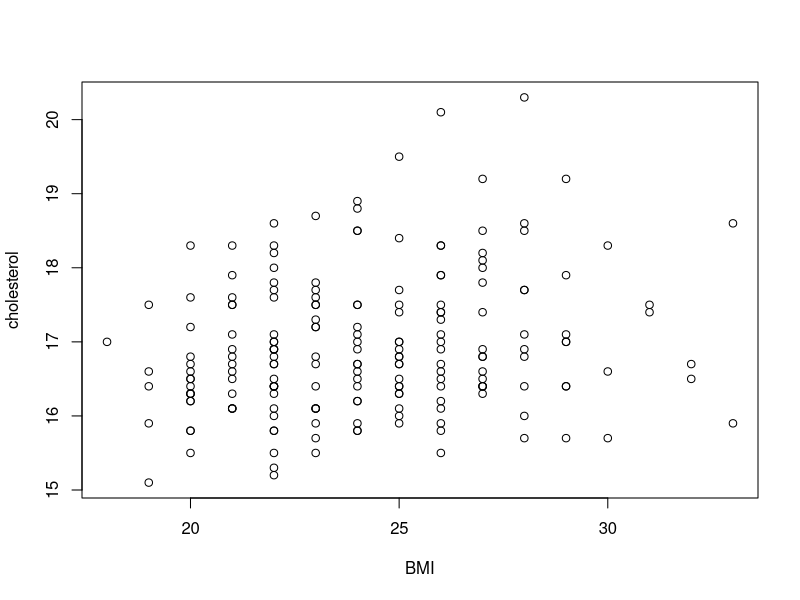
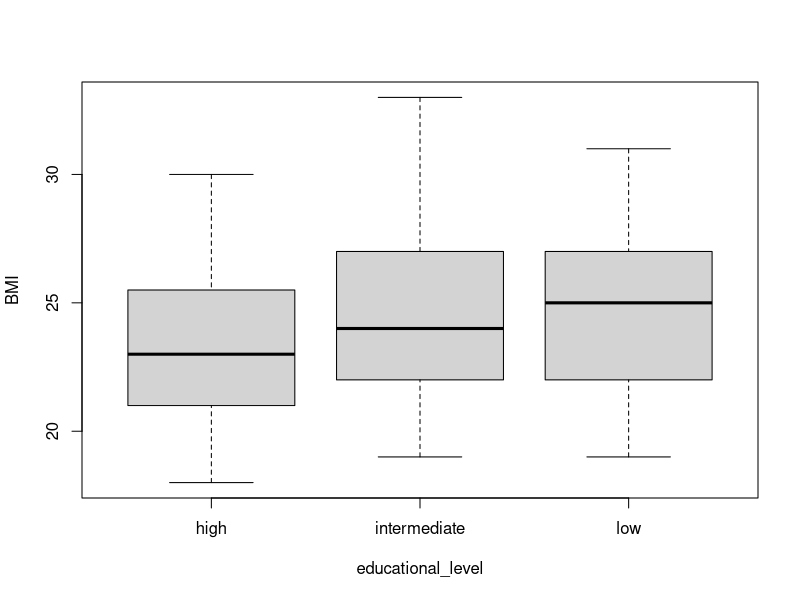
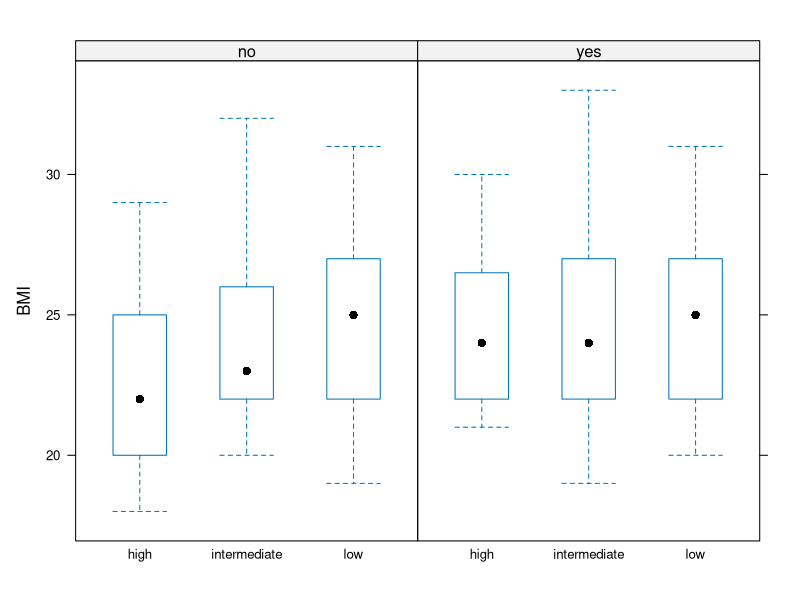

Write the R code that produced these figures, in order.
### R code from vignette source '12_basic_course_on_R_testing2.Rnw'

###################################################
### code chunk number 1: 12_basic_course_on_R_testing2.Rnw:29-32
###################################################
babies <- read.csv("R_data_January2015.csv",header=T,row.names=1)
names(babies)
attach(babies)


###################################################
### code chunk number 2: 12_basic_course_on_R_testing2.Rnw:71-72
###################################################
plot(BMI,cholesterol)


###################################################
### code chunk number 3: 12_basic_course_on_R_testing2.Rnw:75-78
###################################################
cor(BMI, cholesterol)
cor(BMI, cholesterol, method="spearman")
cor.test(BMI,cholesterol)


###################################################
### code chunk number 4: 12_basic_course_on_R_testing2.Rnw:81-82
###################################################
cor.test(BMI,cholesterol, method="spearman")


###################################################
### code chunk number 5: 12_basic_course_on_R_testing2.Rnw:132-134
###################################################
baby_aov1 <- aov(BMI ~ educational_level)
summary(baby_aov1)


###################################################
### code chunk number 6: 12_basic_course_on_R_testing2.Rnw:140-141
###################################################
boxplot(BMI~educational_level)


###################################################
### code chunk number 7: 12_basic_course_on_R_testing2.Rnw:146-147
###################################################
TukeyHSD(baby_aov1)


###################################################
### code chunk number 8: 12_basic_course_on_R_testing2.Rnw:156-158
###################################################
baby_aov2 <- aov(BMI ~ educational_level * iodine_deficiency)
summary(baby_aov2)


###################################################
### code chunk number 9: 12_basic_course_on_R_testing2.Rnw:160-161
###################################################
library(lattice)


###################################################
### code chunk number 10: 12_basic_course_on_R_testing2.Rnw:164-165
###################################################
bwplot(BMI ~ educational_level|iodine_deficiency)


###################################################
### code chunk number 11: 12_basic_course_on_R_testing2.Rnw:170-172
###################################################
baby_aov2 <- aov(BMI ~ educational_level + iodine_deficiency)
summary(baby_aov2)


###################################################
### code chunk number 12: 12_basic_course_on_R_testing2.Rnw:196-200
###################################################
mytable <- matrix(c(20, 50, 80, 50), nrow=2)
cstest <- chisq.test(mytable)
cstest
cstest$p.value


